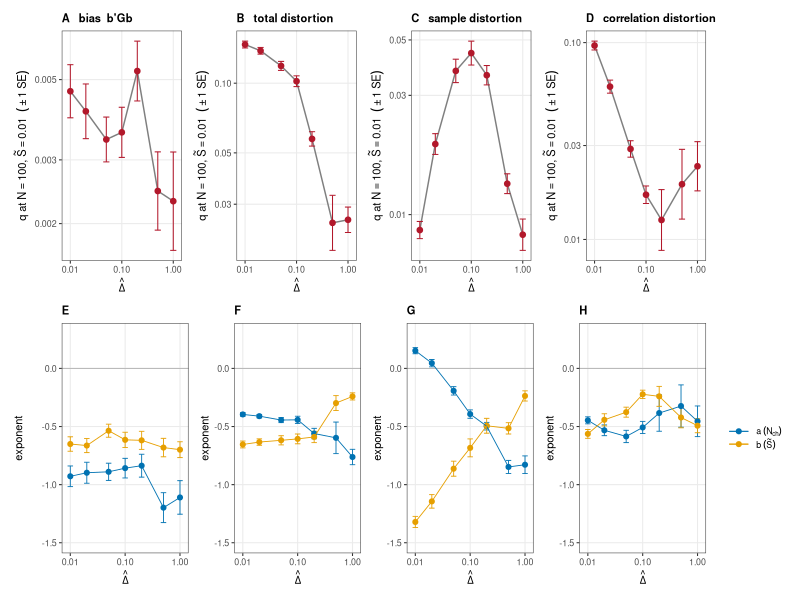
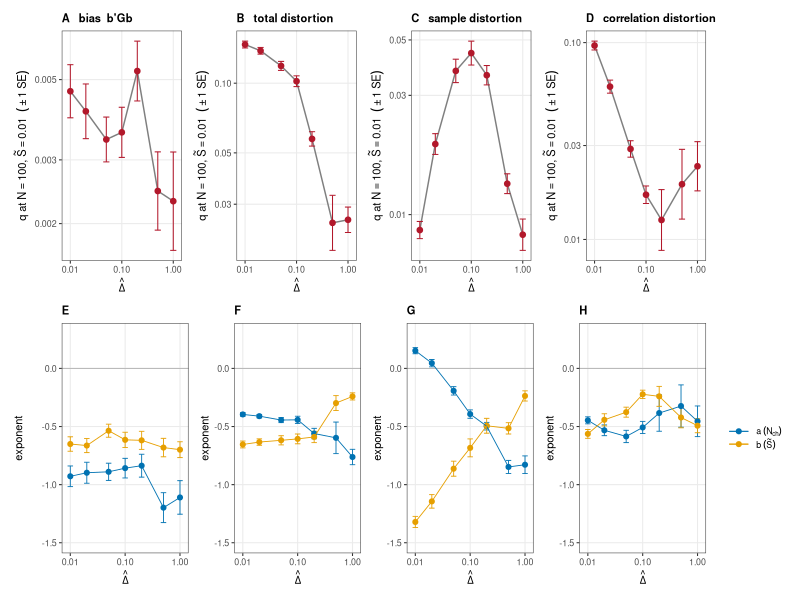

The R source for these figures, in order:
# Per-interval power-law fits (log q = log A + a log N + b log S) for bias (b'Gb), total, sample, correlation (sum log^2 lambda).
suppressPackageStartupMessages({library(dplyr);library(tidyr);library(ggplot2);library(patchwork)})
setwd("/home/lmoffatt/Code/macro_dr/macro_dr/projects/eLife_2025/figures/in_progress/ir_reliability_20260828")
comp <- read.csv("digest/ir_components_cells.csv") |> mutate(q=6*(ebar^2+s^2)) |> select(nch,z,interval,comp,q)
bias <- read.csv("digest/ir_bias_whitened.csv") |> group_by(nch,z,interval) |> summarise(q=sum(v^2), .groups="drop") |> mutate(comp="bias")
all <- bind_rows(bias, comp) |> mutate(St=0.1*z, D=interval, xref=nch*St*sqrt(D), comp=factor(comp, levels=c("bias","total","sample","corr")))
fl <- all |> filter(xref > 1e4) |> group_by(comp, D) |> summarise(floor=max(q), .groups="drop")
all <- all |> inner_join(fl, by=c("comp","D"))
per <- all |> filter(q > 3*floor) |> group_by(comp, D, floor) |> group_modify(~{
  if(nrow(.x) < 6) return(tibble(n=nrow(.x), a=NA, b=NA, A=NA, R2=NA, spread=NA, se_a=NA, se_b=NA))
  m <- lm(log10(q) ~ log10(nch) + log10(St), data=.x); co <- coef(m); sm <- summary(m)$coef
  pr <- predict(m, newdata=data.frame(nch=100, St=0.01), se.fit=TRUE)   # log10 q at the reference point, with its SE
  tibble(n=nrow(.x), a=co[2], b=co[3], A=10^co[1], R2=summary(m)$r.squared, spread=median(10^abs(resid(m))), se_a=sm[2,2], se_b=sm[3,2],
         lq_ref=pr$fit, se_ref=pr$se.fit) }) |> ungroup() |>
  mutate(q_ref = 10^lq_ref, q_lo = 10^(lq_ref - se_ref), q_hi = 10^(lq_ref + se_ref))
for(cn in levels(all$comp)){ cat(sprintf("\n=== %s ===\n", cn))
  print(per |> filter(comp==cn) |> transmute(D, n, floor=signif(floor,2), a=round(a,2), se_a=round(se_a,2), b=round(b,2), se_b=round(se_b,2), q_ref=signif(q_ref,2), q_lo=signif(q_lo,2), q_hi=signif(q_hi,2), R2=round(R2,2), spread=round(spread,2)) |> as.data.frame(), row.names=FALSE) }
write.csv(per, "digest/ir_perdelta_all.csv", row.names=FALSE)

thm <- theme_bw(base_size=8, base_family="Helvetica") + theme(plot.title=element_text(size=8, face="bold"), legend.key.height=unit(0.3,"cm"), panel.grid.minor=element_blank())
TT <- c(bias="bias  b'Gb", total="total distortion", sample="sample distortion", corr="correlation distortion")
amp <- function(cn, lab){ p <- per |> filter(comp==cn, !is.na(A))
  ggplot(p, aes(D, q_ref)) + geom_line(colour="grey50") + geom_errorbar(aes(ymin=q_lo, ymax=q_hi), width=.12, linewidth=.35, colour="#B2182B") +
    geom_point(colour="#B2182B", size=1.6) + scale_x_log10(breaks=c(0.01,0.1,1)) + scale_y_log10() +
    labs(title=paste0(lab, "   ", TT[[cn]]), x=expression(hat(Delta)), y=expression(q~at~N==100*","~tilde(S)==0.01~~(""%+-%""*1~SE))) + thm }
expo <- function(cn, lab){ p <- per |> filter(comp==cn, !is.na(a)) |> pivot_longer(c(a,b), names_to="exp", values_to="v") |> mutate(se=ifelse(exp=="a", se_a, se_b))
  ggplot(p, aes(D, v, colour=exp)) + geom_hline(yintercept=0, colour="grey70", linewidth=.3) + geom_errorbar(aes(ymin=v-se, ymax=v+se), width=.1, linewidth=.3) +
    geom_point(size=1.4) + geom_line(linewidth=.3) + scale_x_log10(breaks=c(0.01,0.1,1)) + coord_cartesian(ylim=c(-1.5,0.3)) +
    scale_colour_manual(values=c(a="#0072B2", b="#E69F00"), labels=c(a=expression(a~(N[ch])), b=expression(b~(tilde(S)))), name=NULL) +
    labs(title=lab, x=expression(hat(Delta)), y="exponent") + thm }
g <- (amp("bias","A") + amp("total","B") + amp("sample","C") + amp("corr","D") + plot_layout(nrow=1)) /
     (expo("bias","E") + expo("total","F") + expo("sample","G") + expo("corr","H") + plot_layout(nrow=1, guides="collect")) & theme(legend.position="right")
ggsave("figures/Figure_IR_perdelta_all.pdf", g, width=9.4, height=4.6); ggsave("figures/Figure_IR_perdelta_all.png", g, width=9.4, height=4.6, dpi=150)
cat("written figures/Figure_IR_perdelta_all.{pdf,png}\n")
